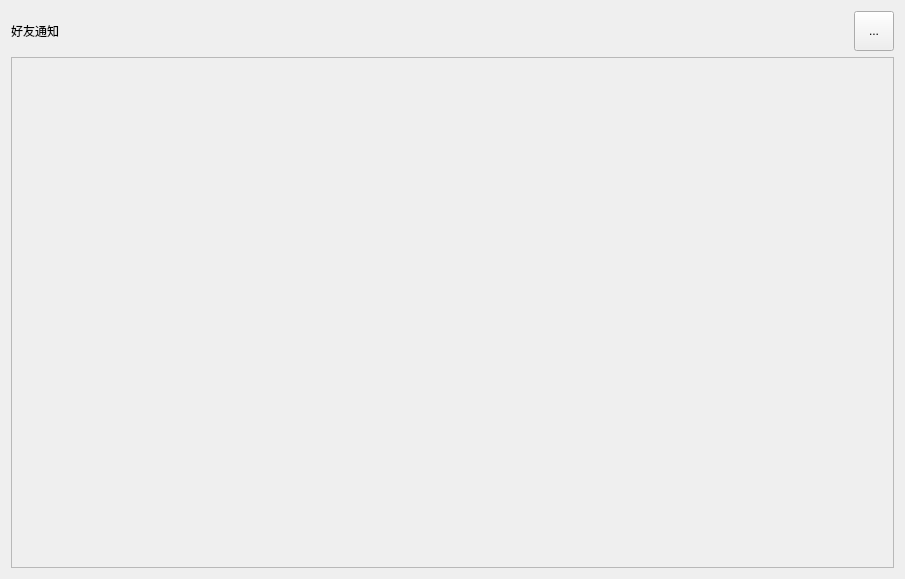
<?xml version="1.0" encoding="UTF-8"?>
<ui version="4.0">
 <class>FriendNoticeWgt</class>
 <widget class="QWidget" name="FriendNoticeWgt">
  <property name="geometry">
   <rect>
    <x>0</x>
    <y>0</y>
    <width>905</width>
    <height>579</height>
   </rect>
  </property>
  <property name="windowTitle">
   <string>Form</string>
  </property>
  <layout class="QVBoxLayout" name="verticalLayout" stretch="1,8">
   <item>
    <layout class="QHBoxLayout" name="horizontalLayout">
     <item>
      <widget class="QLabel" name="FriendNoticeLb">
       <property name="text">
        <string>好友通知</string>
       </property>
      </widget>
     </item>
     <item>
      <spacer name="horizontalSpacer">
       <property name="orientation">
        <enum>Qt::Horizontal</enum>
       </property>
       <property name="sizeHint" stdset="0">
        <size>
         <width>40</width>
         <height>20</height>
        </size>
       </property>
      </spacer>
     </item>
     <item>
      <widget class="QToolButton" name="DelAllTb">
       <property name="sizePolicy">
        <sizepolicy hsizetype="Fixed" vsizetype="Fixed">
         <horstretch>0</horstretch>
         <verstretch>0</verstretch>
        </sizepolicy>
       </property>
       <property name="minimumSize">
        <size>
         <width>40</width>
         <height>40</height>
        </size>
       </property>
       <property name="maximumSize">
        <size>
         <width>40</width>
         <height>40</height>
        </size>
       </property>
       <property name="text">
        <string>...</string>
       </property>
      </widget>
     </item>
    </layout>
   </item>
   <item>
    <widget class="QScrollArea" name="FriendNoticeScroll">
     <property name="widgetResizable">
      <bool>true</bool>
     </property>
     <widget class="QWidget" name="scrollAreaWidgetContents">
      <property name="geometry">
       <rect>
        <x>0</x>
        <y>0</y>
        <width>881</width>
        <height>487</height>
       </rect>
      </property>
      <layout class="QVBoxLayout" name="verticalLayout_2">
       <item>
        <widget class="QWidget" name="widget" native="true"/>
       </item>
       <item>
        <spacer name="verticalSpacer">
         <property name="orientation">
          <enum>Qt::Vertical</enum>
         </property>
         <property name="sizeHint" stdset="0">
          <size>
           <width>20</width>
           <height>445</height>
          </size>
         </property>
        </spacer>
       </item>
      </layout>
     </widget>
    </widget>
   </item>
  </layout>
 </widget>
 <resources/>
 <connections/>
</ui>
